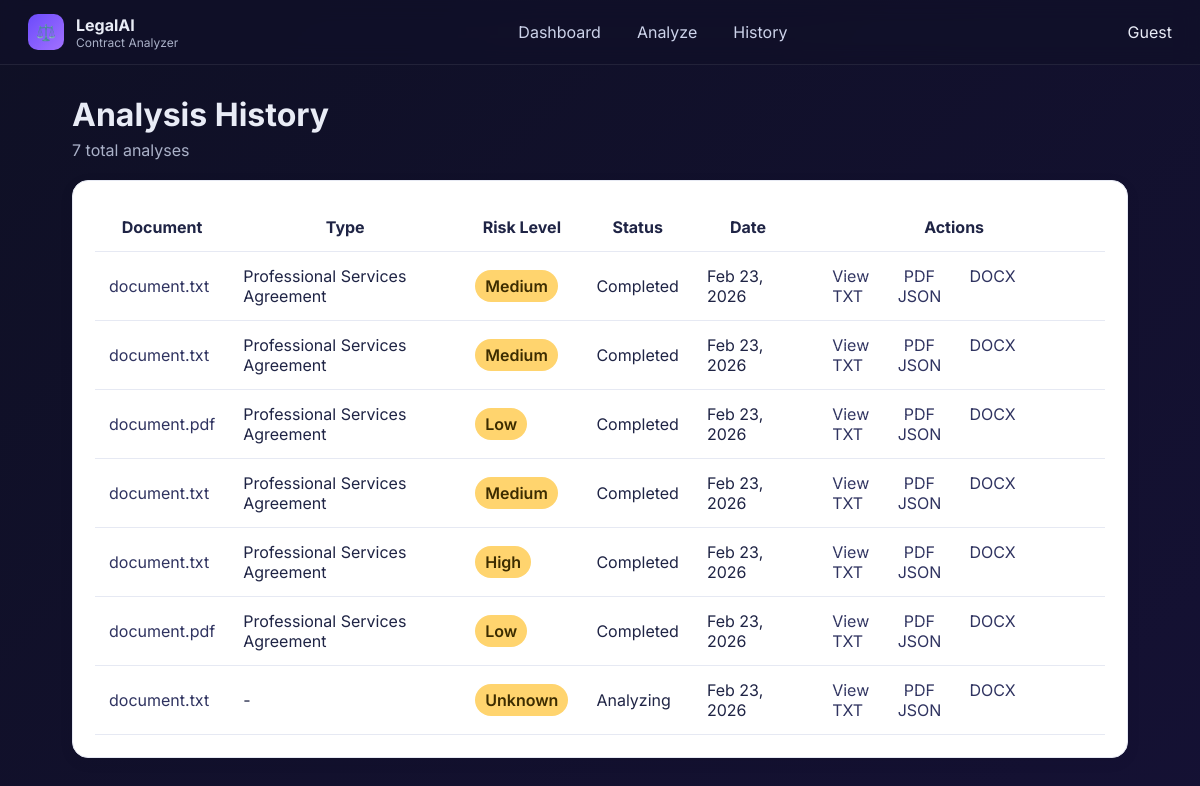
The app's page /history with its own data.
### app/models.py (models this page shows)
class Analysis(Base):
    __tablename__ = "analyses"
    id = Column(Integer, primary_key=True, index=True)
    user_id = Column(Integer, ForeignKey("users.id"))
    filename = Column(String(255), nullable=False)
    contract_type = Column(String(255), default="-")
    risk_level = Column(String(50), default="-")
    status = Column(String(50), default="Analyzing")
    created_at = Column(DateTime, default=datetime.utcnow)
    updated_at = Column(DateTime, default=datetime.utcnow, onupdate=datetime.utcnow)
    features = Column(String(255), default="")
    summary = Column(Text, default="")
    classification = Column(Text, default="")
    risk_assessment = Column(Text, default="")
    missing_clauses = Column(Text, default="")
    experts_review = Column(Text, default="")
    suggestions = Column(Text, default="")
    json_result = Column(Text, default="")
    user = relationship("User", back_populates="analyses")

### app/main.py (the view)
@app.get("/history", response_class=HTMLResponse)
async def history_page(request: Request, db: Session = Depends(db_dep)):
    items = db.query(Analysis).order_by(Analysis.created_at.desc()).all()
    return templates.TemplateResponse("history.html", {"request": request, "user": {"name":"Guest"}, "items": items})

### templates/history.html
{% extends "base.html" %}
{% block content %}
  <div class="heading">Analysis History</div>
  <div class="sub">{{ items|length }} total analyses</div>
  <div class="card big-card">
    <table class="table">
      <thead>
        <tr>
          <th>Document</th>
          <th>Type</th>
          <th>Risk Level</th>
          <th>Status</th>
          <th>Date</th>
          <th>Actions</th>
        </tr>
      </thead>
      <tbody>
        {% for r in items %}
        <tr>
          <td><a href="/results/{{ r.id }}">{{ r.filename }}</a></td>
          <td>{{ r.contract_type }}</td>
          <td><span class="badge">{{ r.risk_level if r.risk_level!='-' else 'Unknown' }}</span></td>
          <td>{{ r.status }}</td>
          <td>{{ r.created_at.strftime('%b %d, %Y') }}</td>
          <td>
            <a href="/results/{{ r.id }}" class="btn-outline">View</a>
            <a href="/export/{{ r.id }}?fmt=pdf" class="btn-outline">PDF</a>
            <a href="/export/{{ r.id }}?fmt=docx" class="btn-outline">DOCX</a>
            <a href="/export/{{ r.id }}?fmt=txt" class="btn-outline">TXT</a>
            <a href="/export/{{ r.id }}?fmt=json" class="btn-outline">JSON</a>
          </td>
        </tr>
        {% endfor %}
      </tbody>
    </table>
  </div>
{% endblock %}

### templates/base.html (shortened to what this page needs)
<!DOCTYPE html>
<html lang="en">
<head>
  <link rel="stylesheet" href="/static/css/styles.css">
</head>
<body class="bg">
  <header class="topbar">
    <div class="brand">
      <div class="logo">⚖️</div>
      <div class="brand-text">
        <div class="title">LegalAI</div>
        <div class="subtitle">Contract Analyzer</div>
      </div>
    </div>
    <nav class="nav">
      <a href="/dashboard" class="nav-item">Dashboard</a>
      <a href="/analyze" class="nav-item">Analyze</a>
      <a href="/history" class="nav-item">History</a>
    </nav>
    <div class="user"><span class="user-name">{{ (user and user.name) or 'Guest' }}</span></div>
  </header>
  <main class="container">
    {% block content %}{% endblock %}
  </main>
</body>
</html>

### static/styles.css (style rules this page uses)
* { box-sizing:border-box }
body { margin:0;font-family:Inter,system-ui,-apple-system,Segoe UI,Roboto }
.bg { min-height:100vh;background:linear-gradient(135deg,#0f1025 0%,#1a1242 50%,#0f1025 100%);background-size:400% 400%;animation:bgMove 18s ease infinite;color:#e9ecf6 }
.topbar { display:flex;align-items:center;justify-content:space-between;padding:14px 28px;background:rgba(16,16,40,.7);backdrop-filter:blur(10px);border-bottom:1px solid rgba(255,255,255,.08);position:sticky;top:0;z-index:10 }
.brand { display:flex;align-items:center;gap:12px }
.logo { width:36px;height:36px;border-radius:10px;background:linear-gradient(135deg,#6b4bfb,#a271ff);display:flex;align-items:center;justify-content:center;color:#fff }
.brand-text .title { font-weight:700 }
.brand-text .subtitle { font-size:12px;color:#aab1c8 }
.nav { display:flex;gap:12px }
.nav-item { padding:8px 12px;border-radius:10px;color:#cdd3ea;text-decoration:none }
.user { display:flex;gap:10px;align-items:center }
.btn-outline { padding:8px 14px;border-radius:10px;border:1px solid rgba(255,255,255,.18);color:#cdd3ea;text-decoration:none }
.container { max-width:1100px;margin:30px auto;padding:0 22px }
.heading { font-size:32px;font-weight:700;margin-bottom:6px }
.sub { color:#aab1c8;margin-bottom:20px }
.card { background:#ffffff;border:1px solid #e6e9f3;border-radius:16px;padding:18px;box-shadow:0 4px 14px rgba(16,16,40,.08);color:#1f2445 }
.big-card { padding:22px }
.table { width:100%;border-collapse:collapse }
.table th,.table td { padding:14px;border-bottom:1px solid #e6e9f3;color:#1f2445 }
.badge { display:inline-block;padding:6px 10px;border-radius:999px;background:#ffd46e;color:#3c2c00;font-weight:600 }
.section a, .card a, .tile-card a { color:#2f3360; text-decoration:none }

### records on screen
Analysis: filename "document.txt", contract_type "Professional Services Agreement", risk_level "Medium", status "Completed", created_at "Feb 23, 2026"
Analysis: filename "document.txt", contract_type "Professional Services Agreement", risk_level "Medium", status "Completed", created_at "Feb 23, 2026"
Analysis: filename "document.pdf", contract_type "Professional Services Agreement", risk_level "Low", status "Completed", created_at "Feb 23, 2026"
Analysis: filename "document.txt", contract_type "Professional Services Agreement", risk_level "Medium", status "Completed", created_at "Feb 23, 2026"
Analysis: filename "document.txt", contract_type "Professional Services Agreement", risk_level "High", status "Completed", created_at "Feb 23, 2026"
Analysis: filename "document.pdf", contract_type "Professional Services Agreement", risk_level "Low", status "Completed", created_at "Feb 23, 2026"
Analysis: filename "document.txt", contract_type "-", risk_level "Unknown", status "Analyzing", created_at "Feb 23, 2026"

### other values on screen
{{ (user and user.name) or 'Guest' }} "Guest"
{{ items|length }} "7"
